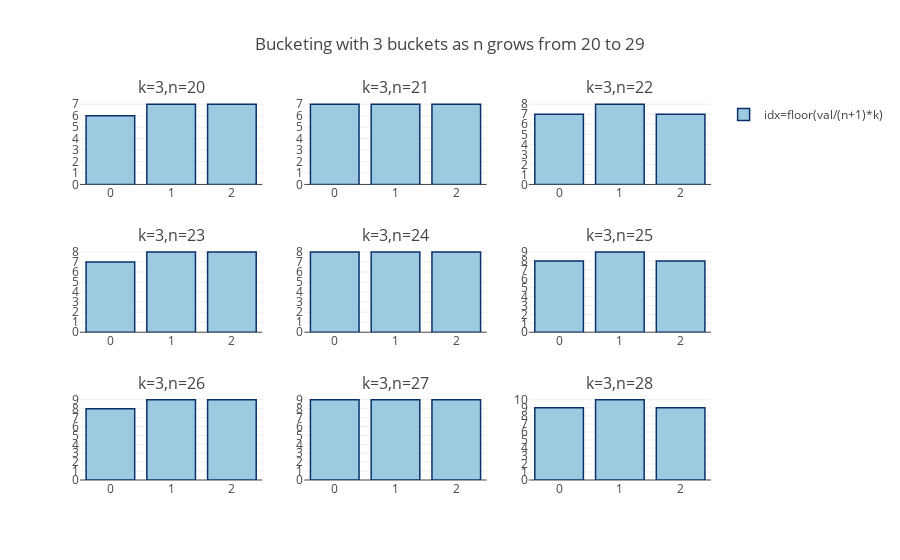

Write notebook code for a chart like this one.
### Markdown cell above
As we can see the values between 1..n are divided into buckets so that each bucket is 
with size $\frac{n+1}{k}$. As this division might not produce an int but can produces a bucket size like 3.3 or 5.6 we have to use a **ROUNDING** floor function to place every value at a specific index in the array (specific bucket in the array of buckets). Each bucket will have at max ceil($\frac{n+1}{k}$) and min floor($\frac{n+1}{k}$) elements. Thus max elements in bucket - min elemnts in bucket always equals = 1. You can see that below in the bar chart.

### Code cell
from math import ceil,floor
# r: rows, c: columns,k: buckets,n: bucket size, start: first n
# we are going to have r*c buckets
r=3
c=3
k=3
start=20
end=start+r*c
all_buckets=[]

def test_function(min_v,max_v, k, method):
    arr = [i for i in range(min_v,max_v+1)]
    return method(arr, k) 

# GENERATE end-start examples BUCKETS WITH BOTH BUCKET FUNCTIONS 

all_buckets=[test_function(min_v=1,max_v=i,k=3,method=bucketer_1) for i in range(start,end)]

# GENERATE BASIS FOR THE PLOTS, THE PLOT WILL HAVE R*C subplots

subplot_titles=["k={},n={}".format(k,start+i)  for i in range(r*c)]
fig = tools.make_subplots(rows=r,cols=c,subplot_titles=subplot_titles)
fig['layout'].update(title="Bucketing with {} buckets as n grows from {} to {}".format(k,start,end))

    
# LOOP THROUGH ALL THE BUCKET PAIRS 
for i, buckets in enumerate(all_buckets): 
    input1=buckets
    x_input1=[i for i in range(len(input1))]
    y_input1=[len(i) for i in input1]

    # SHOW LEGEND ONLY FOR 1.st PLOT
    showlegend= True if i == 0 else False
    
    
    # GENERATE BARS FOR THE PLOT, KEEP BAR1 bars IN ITS OWN GROUP AND BAR2 IN ITS OWN GROUP
    bar1=go.Bar(x=x_input1,\
                y=y_input1,\
                legendgroup='group',\
                name='idx=floor(val/(n+1)*k)',\
                showlegend=showlegend,
                marker=dict(\
                            color='rgb(158,202,225)',
                            line=dict(\
                                      color='rgb(8,48,107)',\
                                      width=1.5,
                                     )
                           )
               )
    
    
    
    
    # CHOOSE ROW BASED ON INDEX DIVISION BY COL, AND COLUMN BASED ON INDEX MODULUS DIVISION BY COL
    current_row=ceil((i+1)/c)
    current_col=(i)%c +1 
    
    # APPEN BARS TO CHARS
    fig.append_trace(bar1,current_row,current_col)
    
#fig['layout'].update(xaxis1=dict(dtick=1),xaxis2=dict(dtick=1))

# UPDATE X,Y dticks to 10 on all subplots
for i in range(1,r*c+1):
    fig['layout']['xaxis{}'.format(i)].update(dtick=1)
    fig['layout']['yaxis{}'.format(i)].update(dtick=1)

    
# SHOW THE GENERATED PLOT

iplot(fig)

### Figure 1 — Plotly figure (JSON) as saved in the notebook; plotly's stock layout.template omitted (floating-point values rounded to 4 significant figures)
{"data": [{"legendgroup": "group", "marker": {"color": "rgb(158,202,225)", "line": {"color": "rgb(8,48,107)", "width": 1.5}}, "name": "idx=floor(val/(n+1)*k)", "showlegend": true, "type": "bar", "uid": "b6a6281a-0450-4d13-97f0-49c1f69c6a30", "x": [0, 1, 2], "xaxis": "x", "y": [6, 7, 7], "yaxis": "y"}, {"legendgroup": "group", "marker": {"color": "rgb(158,202,225)", "line": {"color": "rgb(8,48,107)", "width": 1.5}}, "name": "idx=floor(val/(n+1)*k)", "showlegend": false, "type": "bar", "uid": "ccde846e-d35f-41ca-966e-9e026031ec4a", "x": [0, 1, 2], "xaxis": "x2", "y": [7, 7, 7], "yaxis": "y2"}, {"legendgroup": "group", "marker": {"color": "rgb(158,202,225)", "line": {"color": "rgb(8,48,107)", "width": 1.5}}, "name": "idx=floor(val/(n+1)*k)", "showlegend": false, "type": "bar", "uid": "27dffc4a-0676-42c4-ad9d-c98a32cc63e5", "x": [0, 1, 2], "xaxis": "x3", "y": [7, 8, 7], "yaxis": "y3"}, {"legendgroup": "group", "marker": {"color": "rgb(158,202,225)", "line": {"color": "rgb(8,48,107)", "width": 1.5}}, "name": "idx=floor(val/(n+1)*k)", "showlegend": false, "type": "bar", "uid": "28e82ece-db4e-4ce6-95c7-72d289af12f8", "x": [0, 1, 2], "xaxis": "x4", "y": [7, 8, 8], "yaxis": "y4"}, {"legendgroup": "group", "marker": {"color": "rgb(158,202,225)", "line": {"color": "rgb(8,48,107)", "width": 1.5}}, "name": "idx=floor(val/(n+1)*k)", "showlegend": false, "type": "bar", "uid": "5bf3735c-23dc-4684-a17a-b6435a0c7801", "x": [0, 1, 2], "xaxis": "x5", "y": [8, 8, 8], "yaxis": "y5"}, {"legendgroup": "group", "marker": {"color": "rgb(158,202,225)", "line": {"color": "rgb(8,48,107)", "width": 1.5}}, "name": "idx=floor(val/(n+1)*k)", "showlegend": false, "type": "bar", "uid": "fa18aa55-b0a0-4008-ab72-d23c7245fb8b", "x": [0, 1, 2], "xaxis": "x6", "y": [8, 9, 8], "yaxis": "y6"}, {"legendgroup": "group", "marker": {"color": "rgb(158,202,225)", "line": {"color": "rgb(8,48,107)", "width": 1.5}}, "name": "idx=floor(val/(n+1)*k)", "showlegend": false, "type": "bar", "uid": "3798559d-fd09-4421-8cdb-1ebd61274e62", "x": [0, 1, 2], "xaxis": "x7", "y": [8, 9, 9], "yaxis": "y7"}, {"legendgroup": "group", "marker": {"color": "rgb(158,202,225)", "line": {"color": "rgb(8,48,107)", "width": 1.5}}, "name": "idx=floor(val/(n+1)*k)", "showlegend": false, "type": "bar", "uid": "b143a690-b4b2-472d-855f-8bb8b286fd8c", "x": [0, 1, 2], "xaxis": "x8", "y": [9, 9, 9], "yaxis": "y8"}, {"legendgroup": "group", "marker": {"color": "rgb(158,202,225)", "line": {"color": "rgb(8,48,107)", "width": 1.5}}, "name": "idx=floor(val/(n+1)*k)", "showlegend": false, "type": "bar", "uid": "ba2d1c03-e132-4af9-97fc-53b1ab591d9b", "x": [0, 1, 2], "xaxis": "x9", "y": [9, 10, 9], "yaxis": "y9"}], "layout": {"annotations": [{"font": {"size": 16}, "showarrow": false, "text": "k=3,n=20", "x": 0.1444, "xanchor": "center", "xref": "paper", "y": 1, "yanchor": "bottom", "yref": "paper"}, {"font": {"size": 16}, "showarrow": false, "text": "k=3,n=21", "x": 0.5, "xanchor": "center", "xref": "paper", "y": 1, "yanchor": "bottom", "yref": "paper"}, {"font": {"size": 16}, "showarrow": false, "text": "k=3,n=22", "x": 0.8556, "xanchor": "center", "xref": "paper", "y": 1, "yanchor": "bottom", "yref": "paper"}, {"font": {"size": 16}, "showarrow": false, "text": "k=3,n=23", "x": 0.1444, "xanchor": "center", "xref": "paper", "y": 0.6111, "yanchor": "bottom", "yref": "paper"}, {"font": {"size": 16}, "showarrow": false, "text": "k=3,n=24", "x": 0.5, "xanchor": "center", "xref": "paper", "y": 0.6111, "yanchor": "bottom", "yref": "paper"}, {"font": {"size": 16}, "showarrow": false, "text": "k=3,n=25", "x": 0.8556, "xanchor": "center", "xref": "paper", "y": 0.6111, "yanchor": "bottom", "yref": "paper"}, {"font": {"size": 16}, "showarrow": false, "text": "k=3,n=26", "x": 0.1444, "xanchor": "center", "xref": "paper", "y": 0.2222, "yanchor": "bottom", "yref": "paper"}, {"font": {"size": 16}, "showarrow": false, "text": "k=3,n=27", "x": 0.5, "xanchor": "center", "xref": "paper", "y": 0.2222, "yanchor": "bottom", "yref": "paper"}, {"font": {"size": 16}, "showarrow": false, "text": "k=3,n=28", "x": 0.8556, "xanchor": "center", "xref": "paper", "y": 0.2222, "yanchor": "bottom", "yref": "paper"}], "title": {"text": "Bucketing with 3 buckets as n grows from 20 to 29"}, "xaxis": {"anchor": "y", "domain": [0, 0.2889], "dtick": 1}, "xaxis2": {"anchor": "y2", "domain": [0.3556, 0.6444], "dtick": 1}, "xaxis3": {"anchor": "y3", "domain": [0.7111, 1], "dtick": 1}, "xaxis4": {"anchor": "y4", "domain": [0, 0.2889], "dtick": 1}, "xaxis5": {"anchor": "y5", "domain": [0.3556, 0.6444], "dtick": 1}, "xaxis6": {"anchor": "y6", "domain": [0.7111, 1], "dtick": 1}, "xaxis7": {"anchor": "y7", "domain": [0, 0.2889], "dtick": 1}, "xaxis8": {"anchor": "y8", "domain": [0.3556, 0.6444], "dtick": 1}, "xaxis9": {"anchor": "y9", "domain": [0.7111, 1], "dtick": 1}, "yaxis": {"anchor": "x", "domain": [0.7778, 1], "dtick": 1}, "yaxis2": {"anchor": "x2", "domain": [0.7778, 1], "dtick": 1}, "yaxis3": {"anchor": "x3", "domain": [0.7778, 1], "dtick": 1}, "yaxis4": {"anchor": "x4", "domain": [0.3889, 0.6111], "dtick": 1}, "yaxis5": {"anchor": "x5", "domain": [0.3889, 0.6111], "dtick": 1}, "yaxis6": {"anchor": "x6", "domain": [0.3889, 0.6111], "dtick": 1}, "yaxis7": {"anchor": "x7", "domain": [0, 0.2222], "dtick": 1}, "yaxis8": {"anchor": "x8", "domain": [0, 0.2222], "dtick": 1}, "yaxis9": {"anchor": "x9", "domain": [0, 0.2222], "dtick": 1}}}
